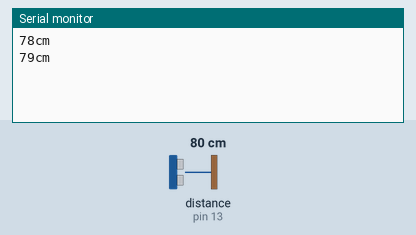
Simulated run of this sketch. Board: Arduino Uno, built with avr-gcc and run on an emulated ATmega328P. Parts: the last lines printed to the serial monitor. Wiring (inferred from the names in the program): ultrasonic range finder: trigger pin 12; echo pin 13. The test bench sets the inputs (shaded band); at power-on: distance to the obstacle (sensor on pin 13) 80 cm. The echo pulse lasts 58.3 µs per cm.

Above: at 1.8 s.
1.9 s: distance to the obstacle (sensor on pin 13) set to 2 cm
At 2.4 s:
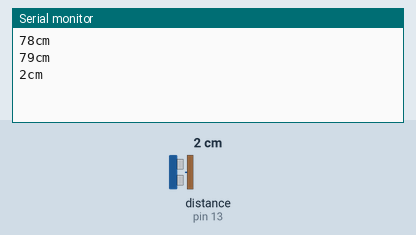
3.4 s: distance to the obstacle (sensor on pin 13) set to 4 cm
At 4.8 s:
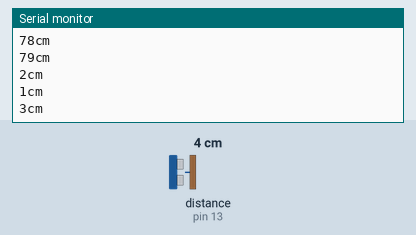
Timing chart, 0 to 6.4 s (numbered marks = the images above; inputs shaded):
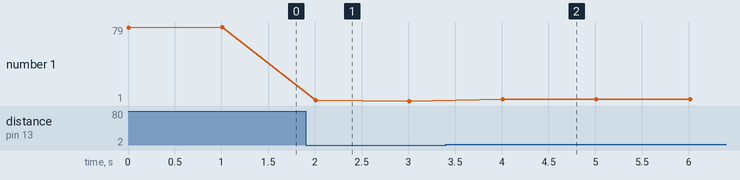

The sketch:

HC-SR04.ino
```cpp
const int TRIG_PIN = 12;
const int ECHO_PIN = 13;

void setup() {
// Inizializza la comunicazione seriale:
Serial.begin(9600);

pinMode(TRIG_PIN,OUTPUT);
pinMode(ECHO_PIN,INPUT);
}

void loop()
{
long durata, distanza;

// Generiamo un segnale per la rilevazione
digitalWrite(TRIG_PIN, LOW);
delayMicroseconds(2);
digitalWrite(TRIG_PIN, HIGH);
delayMicroseconds(10);
digitalWrite(TRIG_PIN, LOW);
// Leggiamo il tempo che ci mette il segnale a tornare indietro
durata = pulseIn(ECHO_PIN,HIGH);

// Converti il tempo in distanza:
distanza = 0.034 * durata / 2 ;

// Nel caso il segnale sia minore di zero
if (distanza <= 0){
Serial.println("Out of range");
}
else {
// Stampiamo il risaluto su la seriale
Serial.print(distanza);
Serial.println("cm");
Serial.println();
}
delay(1000);
}
```

Measured:
- after the input at 1.9 s, the serial monitor: prints a new line after 0.11 s (image 1)
- after the input at 3.4 s, the serial monitor: prints a new line after 0.61 s (image 2)
- plotted number 1: 79 → 1 after the input at 1.9 s, 1 → 3 after the input at 3.4 s
